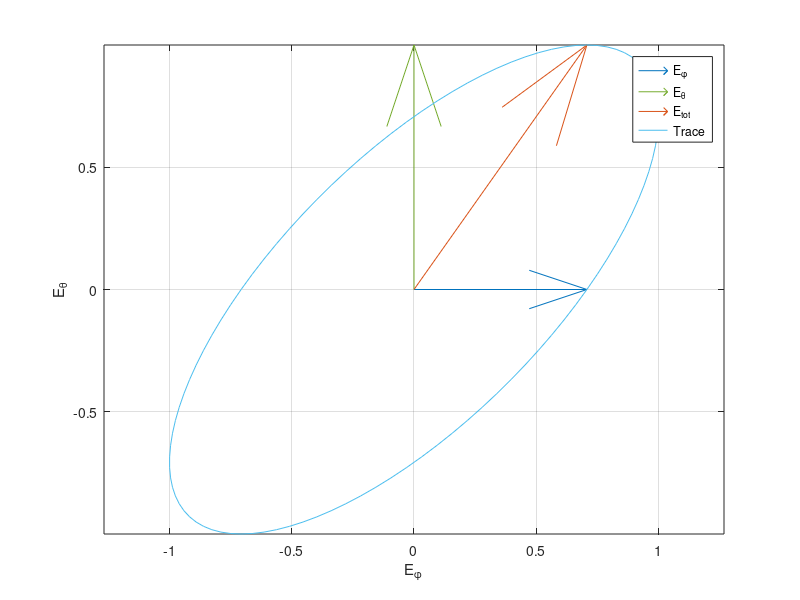

The MATLAB source for this figure:
%% Polarisation demonstration
%  This script demonstrates the effect of phase and amplitude differences
%  between two orthogonal vectors of for example the electric field.
%
%  Written by Wietse Bouwmeester
%  Date: 2019-12-18

clear;
close all;

% Constants
calculate = true;
filename = 'ellipse_1_90.mat';

E_theta_abs     = 1;
E_theta_phase   = deg2rad(0);

E_phi_abs       = 1;
E_phi_phase     = deg2rad(45);

Fc              = 3e9; 

%% Calculate total field vectors
t = 0:1/(100*Fc):1/Fc;

E_theta = E_theta_abs.*exp(1j*E_theta_phase).*exp(-1j*2*pi*Fc*t);
E_phi = E_phi_abs.*exp(1j*E_phi_phase).*exp(-1j*2*pi*Fc*t);

%% Plot field
if calculate == true
    fig = figure;
    for i = 1:length(t)
        quiver(0,0, real(E_phi(i)), 0, 0, 'DisplayName', 'E_{\phi}');
        hold on;
        quiver(0,0, 0, real(E_theta(i)), 0, 'DisplayName', 'E_{\theta}');
        quiver(0,0, real(E_phi(i)), real(E_theta(i)), 0, 'DisplayName', 'E_{tot}');
        plot(real(E_phi), real(E_theta), 'DisplayName', 'Trace');

        xlabel('E_\phi'); ylabel('E_\theta'); grid on;
        axis equal; legend; drawnow;

        frame(i) = getframe(gcf);
        hold off;
    end
    save(filename, 'frame');
else
    load(filename);
    
    fig = figure;
    movie(fig, frame, 10, 30);
end
